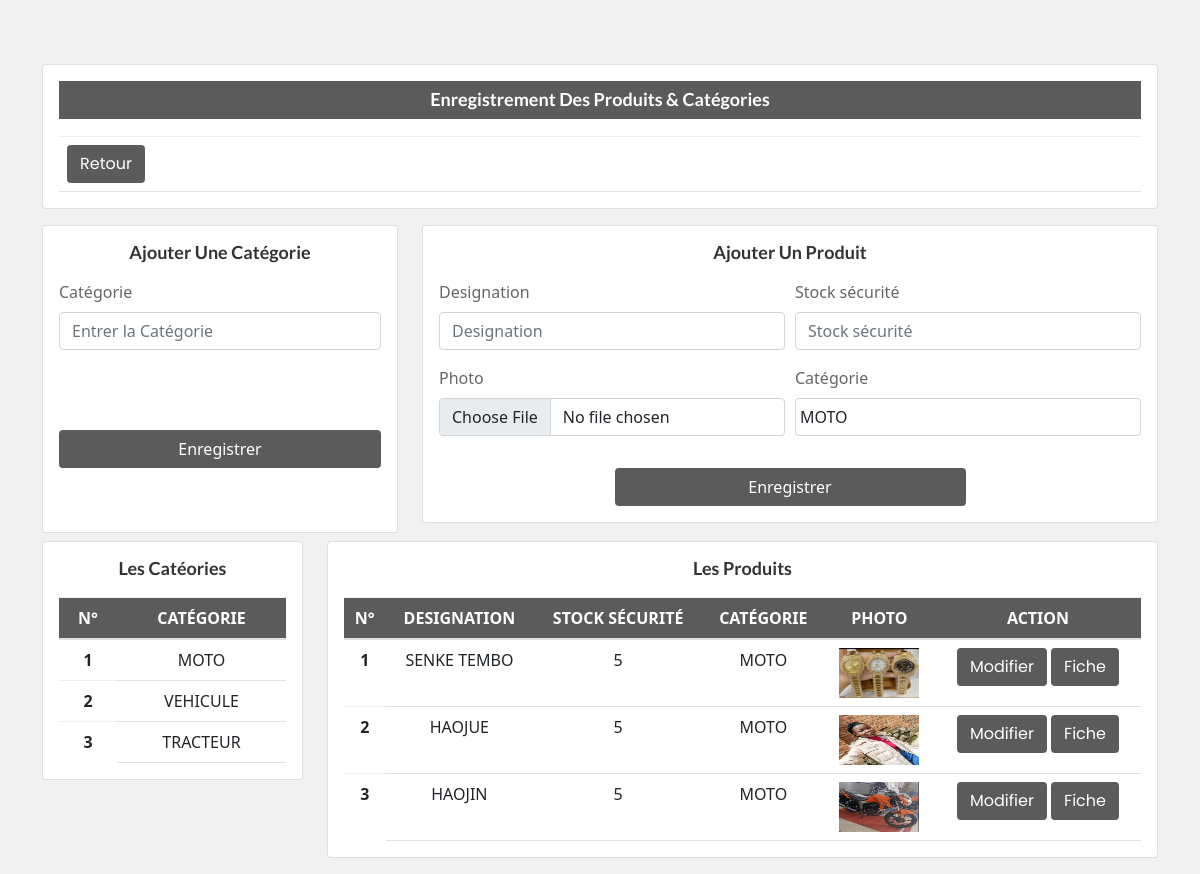
Page /produit.php (signed in) on the committed database.
### tables this page shows
CREATE TABLE IF NOT EXISTS `categorie` (
  `id` int(11) NOT NULL AUTO_INCREMENT,
  `categorie` text NOT NULL,
  PRIMARY KEY (`id`)
);

CREATE TABLE IF NOT EXISTS `produit` (
  `id` int(11) NOT NULL AUTO_INCREMENT,
  `designation` text NOT NULL,
  `stockSecurite` float NOT NULL,
  `image` text NOT NULL,
  `idcategorie` int(11) NOT NULL,
  PRIMARY KEY (`id`)
);

### produit.php (the view, shortened to what this page needs)
<?php
    include 'connexion.php';
 ?>
<!doctype html>
<html class="no-js" lang="en">
<head>
    <?php
        include "lient.php";
      ?>
</head>
<body style="background: #F1F1F1;">
<?php
include "navBar.php";
 ?>
   <div class="container">
<div class="row mt-5">
<div class="col-lg-12 mt-3">
        <div class="card">
            <div class="card-body">
                <h4 class="header-title text-white text-center bg-noir p-2 ">Enregistrement des produits & catégories</h4>
                <div class="single-table">
                    <div class="table-responsive">
                        <table class="table text-left">
                     <tbody>
                            <tr>
                                 <td> <a class="btn bg-noir text-white " href="Admin.php">Retour</a></td>
                            </tr>
                        </tbody>
                        </table>
                    </div>
                </div>
            </div>
        </div>
    </div>
</div>
<div class="row">
    <div class="col-lg-4">
        <div class="card mt-3">
            <div class="card-body">
                <h4 class="header-title text-center">Ajouter une Catégorie</h4>
                <form class="needs-validation " method="POST" novalidate="">
                     <div class="form-row">
                        <div class="col-md-12 mb-3">
                            <label for="validationCustom01">Catégorie</label>
                            <input type="text" class="form-control" id="validationCustom01" placeholder="Entrer la Catégorie"  required="" name="categorie" autocomplete="off">
                        </div>
                    </div>
                    <button class="btn bg-noir text-white w-100 mb-5 mt-5" type="submit" name="valider">Enregistrer</button>
                </form>
            </div>
        </div>
    </div>
    <div class="col-lg-8">
        <div class="card mt-3">
            <div class="card-body">
                <div class="text-center">
                    <h4 class="header-title ">Ajouter un Produit</h4>
                </div>
                <form class="needs-validation " novalidate="" method="POST" enctype="multipart/form-data">
                    <div class="form-row">
                            <div class="col-md-6 mb-3">
                                <label for="validationCustom01">Designation</label>
                                <input type="text" class="form-control" id="validationCustom01" placeholder="Designation" required="" autocomplete="off" name="produit">
                            </div>
                            <div class="col-md-6 mb-3">
                                <label for="validationCustom02">Stock sécurité</label>
                                <input type="text" class="form-control" id="validationCustom02" placeholder="Stock sécurité" required="" autocomplete="off" name="alerte">
                            </div>
                            <div class="col-md-6 mb-3">
                                <label for="validationCustom01">Photo</label>
                                <input type="file" class="form-control" id="validationCustom01"  required="" name="photos" >
                            </div>
                            <div class="col-md-6 mb-3">
                                <label for="validationCustom02">Catégorie</label>
                                <select  class="form-control p-1"  required="" id="validationCustom02" name="categorie">
                                    <?php
                                      $affichercat= $bdd->query("SELECT * FROM categorie ");
                                      while($tab=$affichercat->fetch())
                                       {
                                           ?>
                                               <option value="<?=$tab[0];?>"><?=$tab[1];?></option>
                                             <?php
                                        }
                                    ?>
                                </select>
                            </div>
                        </div>
                        <div class="text-center">
                            <button class="btn bg-noir text-white w-50" type="submit" name="envoyer">Enregistrer</button>
                        </div>
                </form>
            </div>
         </div>
    </div>
</div>
        <div class="row">
 <div class="col-lg-3 mt-2 mb-5">
        <div class="card">
            <div class="card-body">
                <h4 class="header-title text-center">Les catéories</h4>
                <div class="single-table">
                    <div class="table-responsive">
                        <table class="table text-center">
                            <thead class="text-uppercase bg-noir">
                                <tr class="text-white">
                                    <th scope="col">N°</th>
                                    <th scope="col">Catégorie</th>
                                </tr>
                            </thead>
                     <tbody>
                        <?php
                               $affichercat= $bdd->query("SELECT * FROM categorie ");
                                $num=0;
                                while($tab=$affichercat->fetch())
                                {
                                    $num+=1;
                                    ?>
                                        <tr>
                                            <th scope="row"><?=$num;?></th>
                                             <td><?=$tab[1];?></td>
                                        </tr>
                                   <?php
                                }
                         ?>
                      </tbody>
                        </table>
                    </div>
                </div>
            </div>
        </div>
    </div>
    <div class="col-lg-9 mt-2 mb-3">
        <div class="card">
            <div class="card-body">
                <h4 class="header-title text-center">Les produits</h4>
                <div class="single-table">
                    <div class="table-responsive">
                        <table class="table text-center">
                            <thead class="text-uppercase bg-noir">
                                <tr class="text-white">
                                    <th scope="col">N°</th>
                                    <th scope="col">Designation</th>
                                    <th scope="col">Stock sécurité</th>
                                    <th scope="col">Catégorie</th>
                                     <th scope="col">Photo</th>
                                     <th scope="col">Action</th>
                                </tr>
                            </thead>
                     <tbody>
                        <?php
                               $affichercat= $bdd->query("SELECT produit.id, produit.designation, produit.stockSecurite, produit.image,categorie.categorie  FROM produit , categorie WHERE produit.idcategorie=categorie.id ");
                                $num=0;
                                while($tab=$affichercat->fetch())
                                {
                                    $num+=1;
                                    ?>
                                        <tr>
                                            <th scope="row"><?=$num;?></th>
                                            <td><?=$tab[1];?></td>
                                            <td><?=$tab[2];?></td>
                                            <td><?=$tab[4];?></td>
                                            <td><a href="detailProduit.php?id=<?=$tab[0];?>"><img style="width: 80px; height: 50px;" src="photos/<?=$tab[3];?>"></a></td>
                                            <td>
                                                <a class="btn bg-noir text-white" href="modifProduit.php?id=<?=$tab[0]; ?>">Modifier</a>
                                                <a class="btn bg-noir text-white" href="fiche.php?id=<?=$tab[0]; ?>&&produit=<?=$tab[1]; ?>">Fiche</a>
                                            </td>
                                        </tr>
                                         <?php
                                }
                         ?>
                    </tbody>
                        </table>
                    </div>
                </div>
            </div>
        </div>
    </div>
</div>
</div>
</body>
</html>

### assets/css/typography.css (style rules this page uses)
body { font-size: 14px; font-family: 'Lato', sans-serif; }
h1, h2, h3, h4, h5, h6 { margin: 0; font-family: 'Poppins', sans-serif; }
a, a:visited { text-decoration: none; transition: all 0.3s ease-in-out; -webkit-transition: all 0.3s ease-in-out; -moz-transition: all 0.3s ease-in-out; -o-transition: all 0.3s ease-in-out; outline: 0; font-family: 'Poppins', sans-serif; }
button { cursor: pointer; outline: none!important; letter-spacing: 0; }

### assets/css/default-css.css (style rules this page uses)
* { margin: 0; padding: 0; box-sizing: border-box; }
*, *:before, *:after { -moz-box-sizing: border-box; -webkit-box-sizing: border-box; box-sizing: border-box; }
html { -webkit-font-smoothing: antialiased; }
body { background: #fff; font-weight: normal; -webkit-font-smoothing: antialiased; -webkit-text-size-adjust: 100%; }
img { max-width: 100%; height: auto; }
:root { --primary-color: #4336FB; }

### assets/css/styles.css (style rules this page uses)
.card { border: none; border-radius: 4px; background-color: #fff; -webkit-transition: all 0.3s ease 0s; transition: all 0.3s ease 0s; }
.card-body { padding: 25.6px; padding: 1.6rem; }
.header-title { font-family: 'Lato', sans-serif; font-size: 18px; font-weight: 600; letter-spacing: 0; color: #333; text-transform: capitalize; margin-bottom: 17px; }
.btn { padding: 11px 17px; font-size: 13px; letter-spacing: 0; }
.form-control, .form-control:focus { outline: none; box-shadow: none; }
.form-control { font-size: 14px; border: 1px solid rgba(170, 170, 170, .3); padding: 10.72px 12.8px; padding: .67rem .8rem; }
label { font-weight: 500; color: #666; display: inline-block; margin-bottom: 8px; margin-bottom: .5rem; }
.single-table .table { margin-bottom: 0; }
table tr th { border-bottom: none; }
table tr th, table tr td { border-top: 1px solid rgba(120, 130, 140, 0.13) !important; }

### style.css (style rules this page uses)
.bg-noir { background-color: #333; opacity: 0.8; }

### produit.php (style rules this page uses)
.bg-noir { background-color: #333; }

### rows in the picture
categorie: categorie "MOTO"
categorie: categorie "VEHICULE"
categorie: categorie "TRACTEUR"
produit: designation "SENKE TEMBO", stockSecurite "5", idcategorie.categorie "MOTO", image (picture)
produit: designation "HAOJUE", stockSecurite "5", idcategorie.categorie "MOTO", image (picture)
produit: designation "HAOJIN", stockSecurite "5", idcategorie.categorie "MOTO", image (picture)

### other values in the picture
form field categorie "MOTO"
